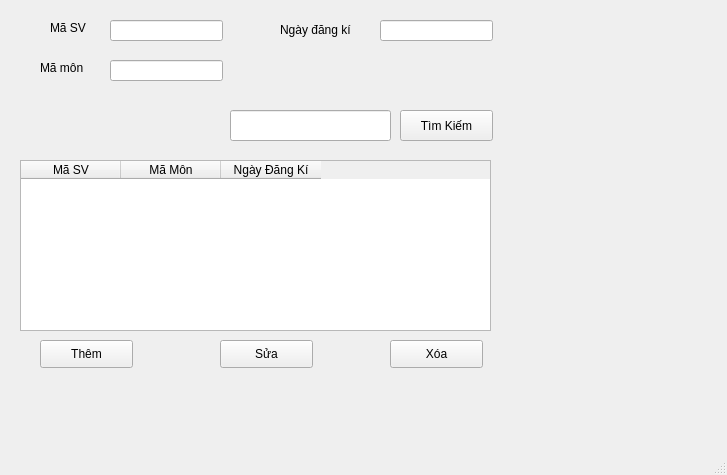
<?xml version="1.0" encoding="UTF-8"?>
<ui version="4.0">
 <class>MainWindow</class>
 <widget class="QMainWindow" name="MainWindow">
  <property name="geometry">
   <rect>
    <x>0</x>
    <y>0</y>
    <width>727</width>
    <height>475</height>
   </rect>
  </property>
  <property name="windowTitle">
   <string>MainWindow</string>
  </property>
  <widget class="QWidget" name="centralwidget">
   <widget class="QLineEdit" name="txtTK">
    <property name="geometry">
     <rect>
      <x>230</x>
      <y>110</y>
      <width>161</width>
      <height>31</height>
     </rect>
    </property>
   </widget>
   <widget class="QLineEdit" name="txtNgayDK">
    <property name="geometry">
     <rect>
      <x>380</x>
      <y>20</y>
      <width>113</width>
      <height>21</height>
     </rect>
    </property>
   </widget>
   <widget class="QPushButton" name="btnAdd">
    <property name="geometry">
     <rect>
      <x>40</x>
      <y>340</y>
      <width>93</width>
      <height>28</height>
     </rect>
    </property>
    <property name="text">
     <string>Thêm</string>
    </property>
   </widget>
   <widget class="QPushButton" name="btnSearch">
    <property name="geometry">
     <rect>
      <x>400</x>
      <y>110</y>
      <width>93</width>
      <height>31</height>
     </rect>
    </property>
    <property name="text">
     <string>Tìm Kiếm</string>
    </property>
   </widget>
   <widget class="QLabel" name="label_2">
    <property name="geometry">
     <rect>
      <x>40</x>
      <y>60</y>
      <width>55</width>
      <height>16</height>
     </rect>
    </property>
    <property name="font">
     <font>
      <pointsize>9</pointsize>
     </font>
    </property>
    <property name="text">
     <string>Mã môn</string>
    </property>
   </widget>
   <widget class="QLineEdit" name="txtMaSV">
    <property name="geometry">
     <rect>
      <x>110</x>
      <y>20</y>
      <width>113</width>
      <height>21</height>
     </rect>
    </property>
   </widget>
   <widget class="QLineEdit" name="txtMaMon">
    <property name="geometry">
     <rect>
      <x>110</x>
      <y>60</y>
      <width>113</width>
      <height>21</height>
     </rect>
    </property>
   </widget>
   <widget class="QPushButton" name="btnUpdate">
    <property name="geometry">
     <rect>
      <x>220</x>
      <y>340</y>
      <width>93</width>
      <height>28</height>
     </rect>
    </property>
    <property name="text">
     <string>Sửa</string>
    </property>
   </widget>
   <widget class="QLabel" name="label_3">
    <property name="geometry">
     <rect>
      <x>280</x>
      <y>20</y>
      <width>91</width>
      <height>20</height>
     </rect>
    </property>
    <property name="font">
     <font>
      <pointsize>9</pointsize>
     </font>
    </property>
    <property name="text">
     <string>Ngày đăng kí</string>
    </property>
   </widget>
   <widget class="QTableWidget" name="tb_SinhVien">
    <property name="geometry">
     <rect>
      <x>20</x>
      <y>160</y>
      <width>471</width>
      <height>171</height>
     </rect>
    </property>
    <column>
     <property name="text">
      <string>Mã SV</string>
     </property>
    </column>
    <column>
     <property name="text">
      <string>Mã Môn</string>
     </property>
    </column>
    <column>
     <property name="text">
      <string>Ngày Đăng Kí</string>
     </property>
    </column>
   </widget>
   <widget class="QPushButton" name="btnDelete">
    <property name="geometry">
     <rect>
      <x>390</x>
      <y>340</y>
      <width>93</width>
      <height>28</height>
     </rect>
    </property>
    <property name="text">
     <string>Xóa</string>
    </property>
   </widget>
   <widget class="QLabel" name="label">
    <property name="geometry">
     <rect>
      <x>50</x>
      <y>20</y>
      <width>55</width>
      <height>16</height>
     </rect>
    </property>
    <property name="font">
     <font>
      <pointsize>9</pointsize>
     </font>
    </property>
    <property name="text">
     <string>Mã SV</string>
    </property>
   </widget>
  </widget>
  <widget class="QStatusBar" name="statusbar"/>
 </widget>
 <resources/>
 <connections/>
</ui>
